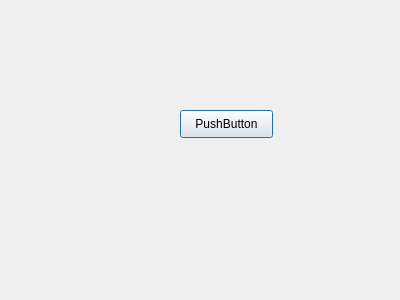
<?xml version="1.0" encoding="UTF-8"?>
<ui version="4.0">
 <class>Dialog</class>
 <widget class="QDialog" name="Dialog">
  <property name="geometry">
   <rect>
    <x>0</x>
    <y>0</y>
    <width>400</width>
    <height>300</height>
   </rect>
  </property>
  <property name="windowTitle">
   <string>Dialog</string>
  </property>
  <widget class="QPushButton" name="pushButton">
   <property name="geometry">
    <rect>
     <x>180</x>
     <y>110</y>
     <width>93</width>
     <height>28</height>
    </rect>
   </property>
   <property name="text">
    <string>PushButton</string>
   </property>
  </widget>
 </widget>
 <layoutdefault spacing="6" margin="11"/>
 <resources/>
 <connections/>
</ui>
